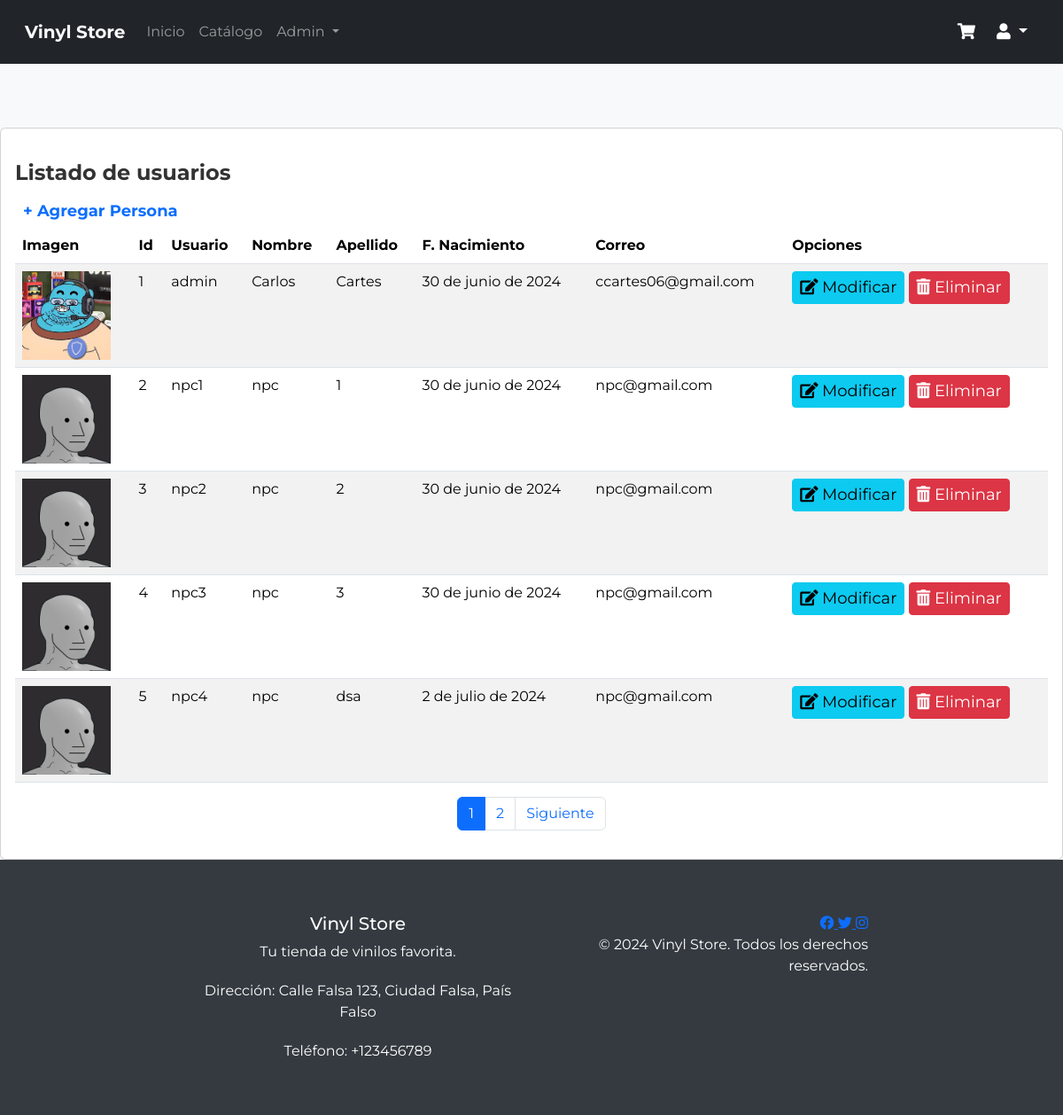
Page /personas/ (signed in) on the earlier database version.
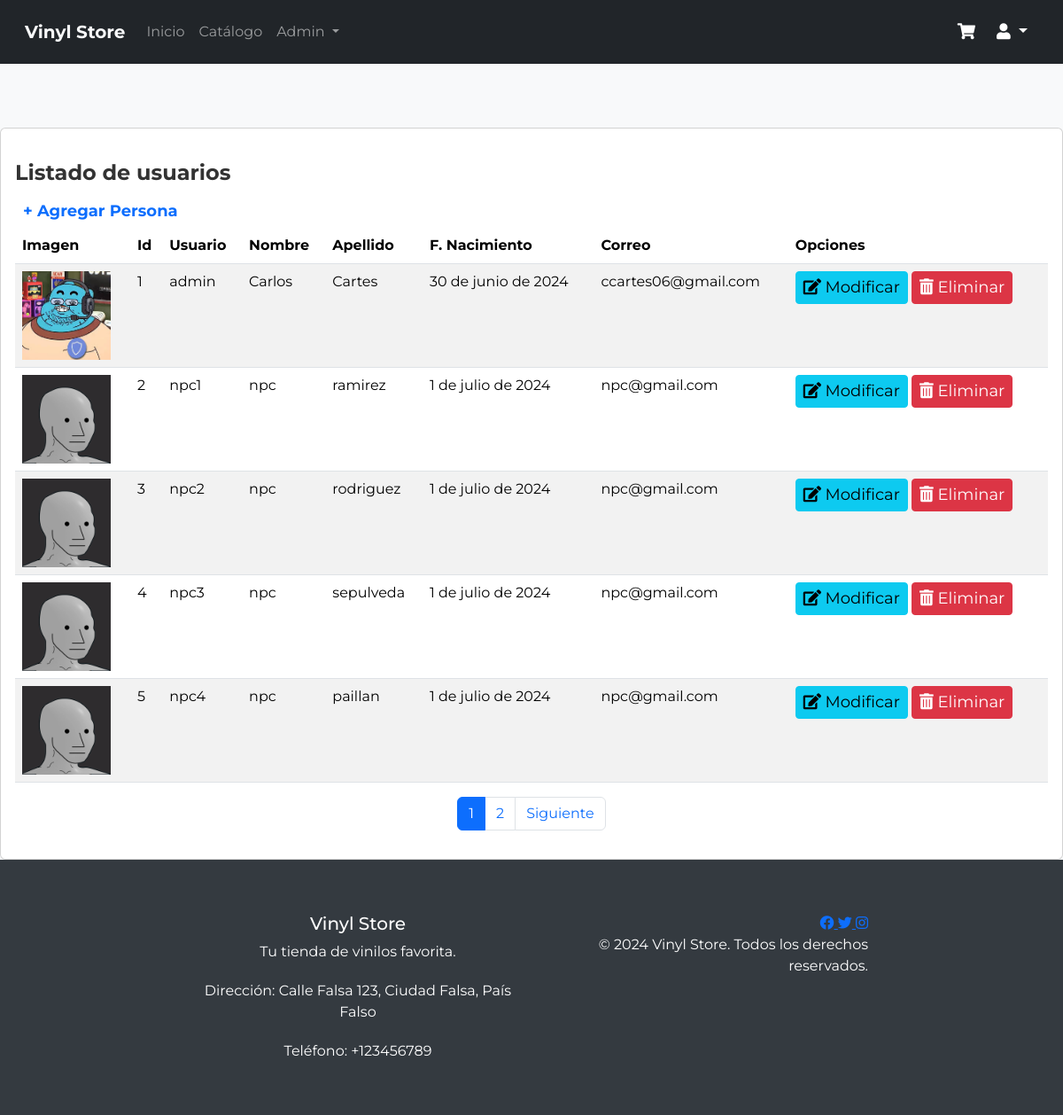
Same page on the later database version.
### aplicacion/models.py (models this page shows, shortened)
class CustomUser(AbstractUser):
    fecha_nacimiento = models.DateField(blank=True, null=True)
    imagen = models.ImageField(upload_to='profile_images/', blank=True, null=True)

### aplicacion/views.py (the view)
# urls.py: path('personas/', personas, name='personas'),
@permission_required('aplicacion.add_disco')
def personas(request):
    personas = CustomUser.objects.all()
    page = request.GET.get('page', 1)
    try:
        paginator = Paginator(personas, 5)
        personas = paginator.page(page)
    except:
        raise Http404
    datos = {
        'entity': personas,
        'paginator': paginator
    }
    return render(request, 'aplicacion/administrador/personas.html', datos)

### aplicacion/templates/aplicacion/administrador/personas.html
{% extends "aplicacion/base.html" %}
{% load static %}
{% block content %}
<br><br><br>
<div class="card">
    <div class="card-body">
        <h2>Listado de usuarios</h2>
        <a href="{% url "crearpersona" %}" role='button' class='btn btn-sm text-primary' style="font-weight:bold">+ Agregar Persona</a>
        <div class="table-responsive">
            <table class="table table-striped table-hover">
                <thead>
                    <tr>
                        <th>Imagen</th>
                        <th>Id</th>
                        <th>Usuario</th>
                        <th>Nombre</th>
                        <th>Apellido</th>
                        <th>F. Nacimiento</th>
                        <th>Correo</th>
                        <th>Opciones</th>
                    </tr>
                </thead>
                <tbody>
                    {% for p in entity %}
                    <tr>
                        <td>
                            {% if p.imagen %}
                                <img src="{{ p.imagen.url }}" alt="Imagen de {{ p.username }}" height="100" width="100" class="img-fluid">
                            {% else %}
                                <p>Sin imagen</p>
                            {% endif %}
                        </td>
                        <td>{{ p.id }}</td>
                        <td>{{ p.username }}</td>
                        <td>{{ p.first_name }}</td>
                        <td>{{ p.last_name }}</td>
                        <td>{{ p.fecha_nacimiento }}</td>
                        <td>{{ p.email }}</td>
                        <td>
                            <a href="{% url 'modificarpersona' p.id %}" class="btn btn-info btn-sm">
                            <i class="fas fa-edit"></i> Modificar
                            </a>
                            <a href="{% url 'eliminarpersona' p.id %}" role="button" class="btn btn-danger btn-sm">
                                <i class="fas fa-trash-alt"></i> Eliminar
                            </a>
                        </td>
                    </tr>
                    {% endfor %}
                </tbody>
            </table>
        </div>
        <div>
            {% include 'aplicacion/paginator.html' %}
        </div>
    </div>
</div>
{% endblock %}

### aplicacion/templates/aplicacion/base.html (shortened to what this page needs)
{% load static %}
<!DOCTYPE html>
<html lang="en">
<head>
    <link href="https://cdn.jsdelivr.net/npm/bootstrap@5.3.3/dist/css/bootstrap.min.css" rel="stylesheet">
    <link href="https://cdnjs.cloudflare.com/ajax/libs/font-awesome/5.15.4/css/all.min.css" rel="stylesheet">
    <link rel="stylesheet" href="{% static 'aplicacion/css/main.css' %}">
</head>
<body>
        <nav class="navbar navbar-expand-lg bg-dark navbar-dark p-3">
            <div class="container-fluid">
                <a class="navbar-brand" href="#">
                    <span class="text-light fs-5 fw-bold">Vinyl Store</span>
                </a>
                <div class="collapse navbar-collapse" id="collapsibleNavbar">
                    <ul class="navbar-nav me-auto mb-2 mb-lg-0">
                        <li class="nav-item">
                            <a class="nav-link" href="{% url 'index' %}">Inicio</a>
                        </li>
                        <li class="nav-item">
                            <a class="nav-link" href="{% url 'catalogo' %}">Catálogo</a>
                        </li>
                        {% if perms.aplicacion.add_disco and perms.aplicacion.change_disco and perms.aplicacion.delete_disco %}
                        <li class="nav-item dropdown">
                            <a class="nav-link dropdown-toggle" href="#" id="adminDropdown" role="button"
                                data-bs-toggle="dropdown" aria-expanded="false">
                                Admin
                            </a>
                        </li>
                        {% endif %}
                    </ul>
                    {% if user.is_authenticated %}
                    <a class="btn btn-secondary" href="{% url 'ver_carrito' %}">
                        <i class="fas fa-shopping-cart"></i>
                    </a>
                    {% else %}
                    <a class="btn btn-secondary" href="{% url 'login' %}">
                        <i class="fas fa-shopping-cart"></i>
                    </a>
                    {% endif %}
                    <div class="dropdown">
                        <a class="btn btn-secondary dropdown-toggle" href="#" role="button" id="dropdownMenuLink"
                            data-bs-toggle="dropdown" aria-expanded="false">
                            <i class="fas fa-user"></i>
                        </a>
                    </div>
                </div>
            </div>
        </nav>
    {% block content %}
    {% endblock content %}
    <footer>
        <div class="container">
            <div class="row">
                <div class="col-md-6">
                    <h5>Vinyl Store</h5>
                    <p>Tu tienda de vinilos favorita.</p>
                    <p>Dirección: Calle Falsa 123, Ciudad Falsa, País Falso</p>
                    <p>Teléfono: +123456789</p>
                </div>
                <div class="col-md-6 text-end">
                    <a href="https://web.facebook.com/LuisJaraOficial/?locale=es_LA&_rdc=1&_rdr" class="social-icon">
                        <i class="fab fa-facebook"></i>
                    </a>
                    <a href="https://twitter.com/OficialLuisjara" class="social-icon">
                        <i class="fab fa-twitter"></i>
                    </a>
                    <a href="https://www.instagram.com/luisjaraoficial/?hl=en" class="social-icon">
                        <i class="fab fa-instagram"></i>
                    </a>
                    <p>&copy; 2024 Vinyl Store. Todos los derechos reservados.</p>
                </div>
            </div>
        </div>
    </footer>
</body>
</html>

### aplicacion/templates/aplicacion/paginator.html (shortened to what this page needs)
{% if paginator.num_pages > 1%}
<div class="d-flex justify-content-center">
    <ul class="pagination">
        {% for page in paginator.page_range %}
            {% if page < 7 or page == entity.number %}
            <li class="page-item {% if page == entity.number %}active{% endif %}">
                <a class="page-link" href="?page={{ page }}#pagtable">{{ page }}</a>
            </li>
            {% endif %}
        {% endfor %}
        {% if entity.has_next %}
            <li class="page-item d-none d-sm-block">
                <a class="page-link" href="?page={{ entity.next_page_number }}#pagtable">Siguiente</a>
            </li>
        {% endif %}
    </ul>
</div>
{% endif %}

### aplicacion/static/aplicacion/css/main.css (style rules this page uses)
body { font-family: 'Montserrat', sans-serif; background-color: #f8f9fa; margin-bottom: 0; }
footer { background-color: #343a40; color: #fff; padding: 20px 0; margin-top: 0; margin-bottom: 0; }
.navbar .btn-secondary { background-color: transparent; border: none; }
.container { max-width: 800px; margin: auto; }
.container { text-align: center; margin-top: 100px; }
h2 { margin-top: 20px; margin-bottom: 20px; }
p { margin-bottom: 20px; }
.btn { font-size: 18px; }
h2 { font-size: 1.5rem; font-weight: bold; color: #333; margin-bottom: 10px; }
.container { margin-top: 20px; padding: 20px; }

Differences in the rows shown:
changed CustomUser "npc1": last_name "1" → "ramirez"; fecha_nacimiento "30 de junio de 2024" → "1 de julio de 2024"
changed CustomUser "npc2": last_name "2" → "rodriguez"; fecha_nacimiento "30 de junio de 2024" → "1 de julio de 2024"
changed CustomUser "npc3": last_name "3" → "sepulveda"; fecha_nacimiento "30 de junio de 2024" → "1 de julio de 2024"
changed CustomUser "npc4": last_name "dsa" → "paillan"; fecha_nacimiento "2 de julio de 2024" → "1 de julio de 2024"
